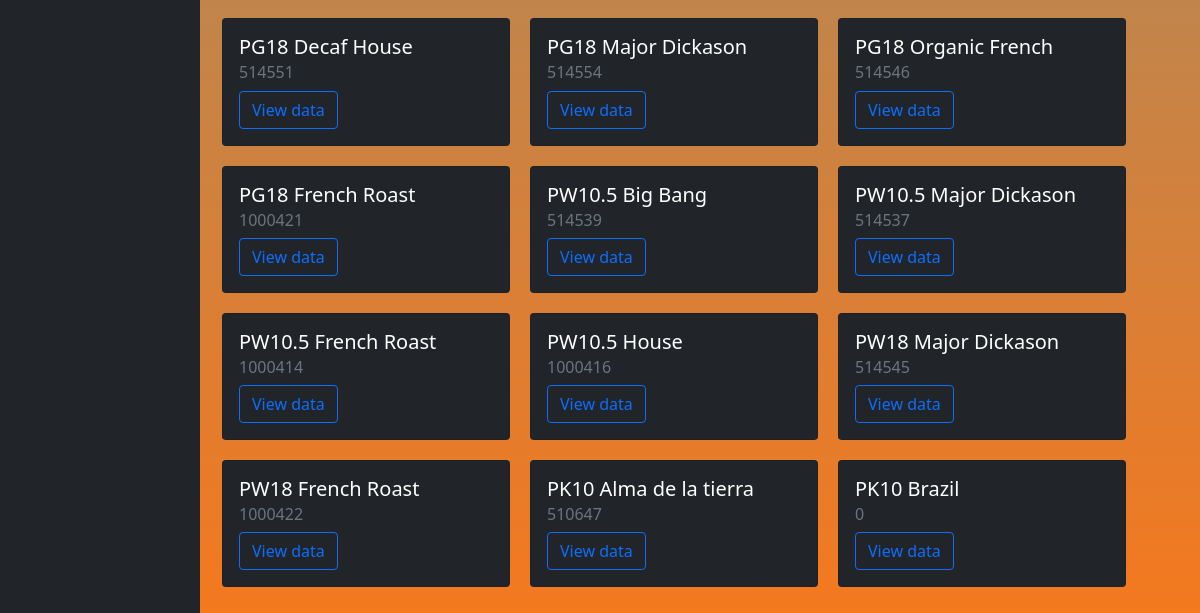
The page /merch/items (signed in, lower part) on the database as committed earlier.
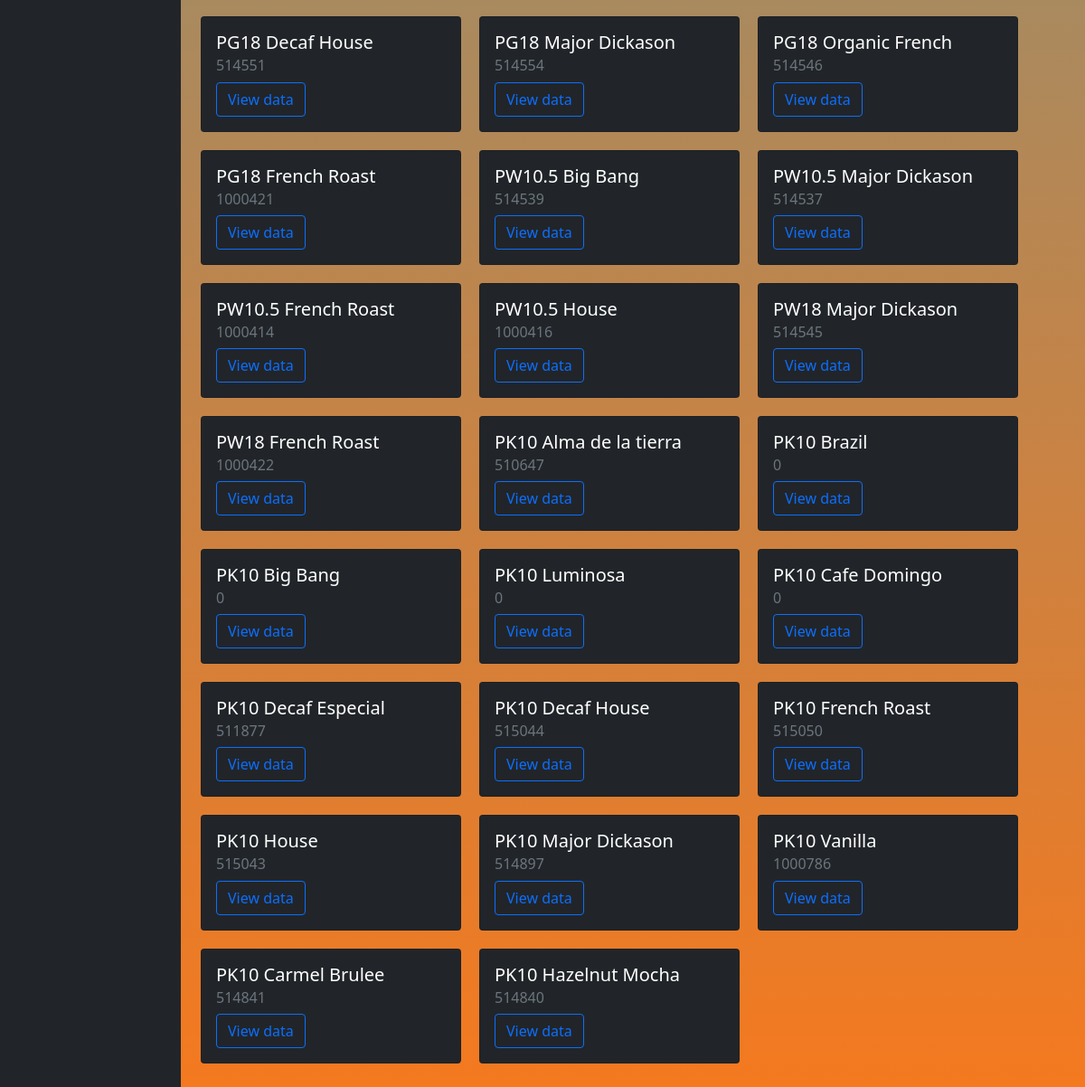
The same page on the database as committed later.
### operations/models.py (models this page shows, shortened)
class Item(models.Model):
    item_brand          = models.CharField(choices=BRAND, max_length=25, default='P')
    item_type           = models.CharField(choices=TYPE, max_length=25)
    item_size           = models.CharField(choices=SIZE, max_length=25)
    item_name           = models.CharField(max_length=100)
    item_number         = models.IntegerField(default=0)
    item_date           = models.DateField(blank=True, null=True)
    cpc                 = models.IntegerField(blank=True, null=True)

### merch/views.py (the view)
# urls.py: path('items', views.item, name='item'),
@login_required(login_url='login')
def item(request):
    template = loader.get_template('merch/product_view.html')
    items = Item.objects.all()
    context = {
        'items': items,
    }
    return HttpResponse(template.render(context, request))

### merch/templates/merch/product_view.html (shortened to what this page needs)
<!doctype html>
<html lang="en">
  <head>
    <link href="https://cdn.jsdelivr.net/npm/bootstrap@5.1.3/dist/css/bootstrap.min.css" rel="stylesheet">
  </head>
<body class="grad">
    {% extends 'merch/dashboard_nav.html' %}
    {% block content %}
<div style="display: flex; flex-direction: row; flex-wrap: wrap">
             {% if items %}
                 <div style="display: flex; flex-direction: row; flex-wrap: wrap">
                 {% for item in items %}
            <div class="card bg-dark text-white" style="width: 18rem; margin: 10px">
              <div class="card-body">
                <h5 class="card-title">{{ item.item_brand }}{{ item.item_type }}{{ item.item_size }} {{ item.item_name }}</h5>
                  <h6 class="card-subtitle mb-2 text-muted">{{ item.item_number }}</h6>
                <a href="/ops/data/{{ item.id }}" class="btn btn-outline-primary">View data</a>
              </div>
            </div>
             {% endfor %}
                 </div>
             {% else %}
                 <p>No items are available.</p>
             {% endif %}
</div>
    {% endblock content %}

### merch/templates/merch/dashboard_nav.html (shortened to what this page needs)
{% load static %}
<!doctype html>
<html lang="en">
  <head>
    <link rel="stylesheet" href="https://cdn.jsdelivr.net/npm/bootstrap-icons@1.6.1/font/bootstrap-icons.css">
  </head>
<div class="container-fluid">
    <div class="row flex-nowrap">
        <div class="col-auto col-md-3 col-xl-2 px-sm-2 px-0 bg-dark">
        </div>
        <div class="col py-3">
  {% block content %}
  {% endblock content %}
        </div>
    </div>
</div>

Rows that differ between the two databases and show on the page:
added Item: item_brand "P", item_type "K", item_size "10", item_name "Big Bang", item_number "0"
added Item: item_brand "P", item_type "K", item_size "10", item_name "Luminosa", item_number "0"
added Item: item_brand "P", item_type "K", item_size "10", item_name "Cafe Domingo", item_number "0"
added Item: item_brand "P", item_type "K", item_size "10", item_name "Decaf Especial", item_number "511877"
added Item: item_brand "P", item_type "K", item_size "10", item_name "Decaf House", item_number "515044"
added Item: item_brand "P", item_type "K", item_size "10", item_name "French Roast", item_number "515050"
added Item: item_brand "P", item_type "K", item_size "10", item_name "House", item_number "515043"
added Item: item_brand "P", item_type "K", item_size "10", item_name "Major Dickason", item_number "514897"
added Item: item_brand "P", item_type "K", item_size "10", item_name "Vanilla", item_number "1000786"
added Item: item_brand "P", item_type "K", item_size "10", item_name "Carmel Brulee", item_number "514841"
added Item: item_brand "P", item_type "K", item_size "10", item_name "Hazelnut Mocha", item_number "514840"
